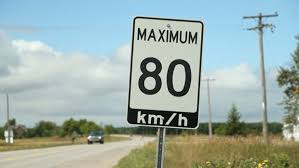
#> input picture speedsign13.jpg, 299 x 168 px
$ python main.py   (Python 2 division)   (older library calls are emulated)
#> lines starting #> are read from the running program, lines starting #| are printed output that depends on the picture; after the words box and inside, x2 and y2 are one past the last pixel; in counts of white or black regions, pixels touching at a corner belong together; long printed decimals are rounded

import numpy
import math
import cv2
from random import *


def angle(pt1,pt2,pt0):
    dx1 = pt1[0][0] - pt0[0][0]
    dy1 = pt1[0][1] - pt0[0][1]
    dx2 = pt2[0][0] - pt0[0][0]
    dy2 = pt2[0][1] - pt0[0][1]
    return float((dx1*dx2 + dy1*dy2))/math.sqrt(float((dx1*dx1 + dy1*dy1))*(dx2*dx2 + dy2*dy2) + 1e-10)

def write_on_image(image, text):

    fontFace = cv2.FONT_HERSHEY_DUPLEX;

    fontScale = 2.0

    thickness = 3

    textOrg = (10, 130)

    cv2.putText(image, text, textOrg, fontFace, fontScale, thickness, 8);

    return image


# Load an color image and convert to grayscale

WARPED_XSIZE = 200
WARPED_YSIZE = 300

image_original = cv2.imread('speedsign13.jpg', 1)
#> image_original is the input picture: shape (168, 299, 3); mean B, G, R 170.6, 175.2, 157.2

image = cv2.cvtColor(image_original, cv2.COLOR_BGR2GRAY)

image = cv2.blur( image, (5 ,5))
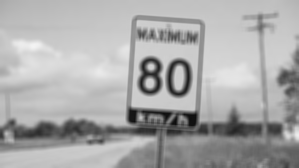
#> image: shape (168, 299); min 13, max 244, mean 169.3

#warped_result = (Size(WARPED_XSIZE, WARPED_YSIZE), image.type());

cv2.imshow('original image', image_original)

numberOfOctagons = 0

speed_40 = cv2.imread("speed_40.bmp", 0);
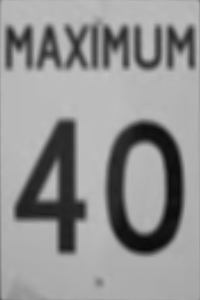
#> input picture speed_40.bmp, 200 x 300 px
#> speed_40 is the input picture: shape (300, 200); min 10, max 194, mean 146.9
speed_80 = cv2.imread("speed_80.bmp", 0);
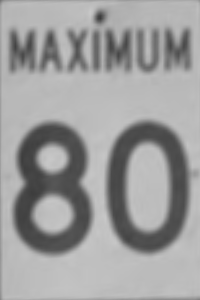
#> input picture speed_80.bmp, 200 x 300 px
#> speed_80 is the input picture: shape (300, 200); min 60, max 200, mean 157.1


# find canny edges and display them

canny_threshold = 120

image = cv2.Canny(image, canny_threshold, canny_threshold * 2, apertureSize=3)
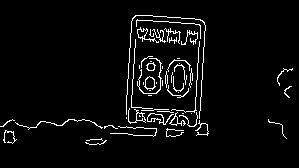
#> image: shape (168, 299); 4.2% white in thin lines or dots, all inside (x1, y1, x2, y2) = (0, 15, 293, 145)

cv2.imshow('edge image', image)

newImage = image_original.copy()

# find all contours, and save the ten biggest

_, contours, _ = cv2.findContours(image, cv2.RETR_LIST, cv2.CHAIN_APPROX_SIMPLE)
#> contours = 61 contours, 48 with area under 20; largest, box (x1, y1, x2, y2) and area: (147, 113, 174, 125) 103, (144, 76, 156, 90) 99, (145, 76, 155, 89) 87, (147, 113, 164, 123) 85, (137, 27, 159, 43) 75

big_contours = sorted(contours, key=cv2.contourArea, reverse=True)[:10]
#> big_contours = 10 contours; largest, box (x1, y1, x2, y2) and area: (147, 113, 174, 125) 103, (144, 76, 156, 90) 99, (145, 76, 155, 89) 87, (147, 113, 164, 123) 85, (137, 27, 159, 43) 75

for cnts in range(0, len(contours)):
    approx = cv2.approxPolyDP(contours[cnts], len(contours[cnts])*0.08  , True)
    print len (approx)
   # cv2.drawContours(newImage, [approx], 0, 255, 4)

    if len(approx) == 8:
        vtc = len(approx)
        print("New Shape")
        for j in range(2, vtc + 1):
            print("Angle")
            ang = angle(approx[j % vtc], approx[j - 2], approx[j - 1])
            print(ang)

            if (ang > -0.65 or ang < -0.75) : break

            if (j == 8) :

                vtc = len(approx)
                print "OCTAGGGGGGGGGGGGGGGGGGGGGGGGGGGGGGGGGGG"
                x = randint(1, 255)
                newImage =image_original.copy()
                cv2.drawContours(newImage, [approx], 0, x, 2)
                cv2.imshow('Polyd', newImage)
                numberOfOctagons = numberOfOctagons + 1
                cv2.waitKey(0)
#> this loop made 61 passes
#> approx on passes 1, 9, 11, 12, 13, 15: [[106, 140], [100, 144], [85, 142], [100, 144]], [[102, 127], [15, 122]], [[176, 116], [177, 123], [171, 124], [170, 123]], [[126, 117], [126, 118]], [[139, 115], [139, 116], [140, 116]], [[191, 113]]
#| 4
#| 6
#| 8
#| New Shape
#| Angle
#| 0.9966
#| 6
#| 6
#| 6
#| 9
#> (further printed lines are left out)
#> after the loop, numberOfOctagons = 1


print("The number of OCTS AREEEEEEEEEE ")
print (numberOfOctagons)
#| 1

if (numberOfOctagons == 2) :
    stop = image_original.copy()
    write_on_image(stop, "Stop Sign")
    cv2.imshow('StopSign', stop)


# draw each of these contours one after the other

for c in big_contours:

    image_contour = image_original.copy()

    cv2.drawContours(image_contour, [c], 0, 255, 4)

    cv2.imshow('contour', image_contour)


    area = cv2.contourArea(c)

    print ('Area:', area)

    cv2.waitKey(0)
#> this loop made 10 passes
#> area on passes 1 to 10: 103, 99, 87, 85, 75, 61, 58, 51, 50.5, 49
#| Area: 103.0
#| Area: 99.0
#| Area: 87.0
#| Area: 85.0
#| Area: 75.0
#| Area: 61.0
#| Area: 58.0
#| Area: 51.0
#> (further printed lines are left out)
#> pass 1, `cv2.imshow('contour', image_contour)`:
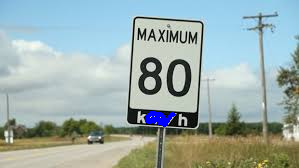
#> window 'contour': shape (168, 299, 3); mean B, G, R 171.6, 174.7, 156.7
#> pass 2, `cv2.imshow('contour', image_contour)`:
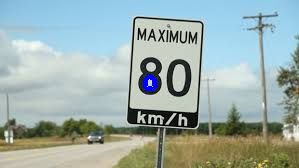
#> window 'contour': shape (168, 299, 3); mean B, G, R 171, 174.7, 156.7


write_on_image(image_original ,"Result")
#> in write_on_image, `fontFace = cv2.FONT_HERSHEY_DUPLEX;`: fontFace = 2
#> in write_on_image, `cv2.putText(image, text, textOrg, fontFace, fontScale, thickness, 8);`:
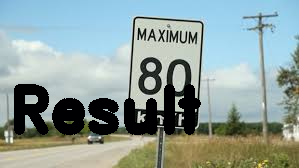
#> image: shape (168, 299, 3); mean B, G, R 156.5, 159.9, 143

cv2.imwrite('speedsign13-result.jpg' ,image_original)

cv2.waitKey(0)


cv2.destroyAllWindows()
